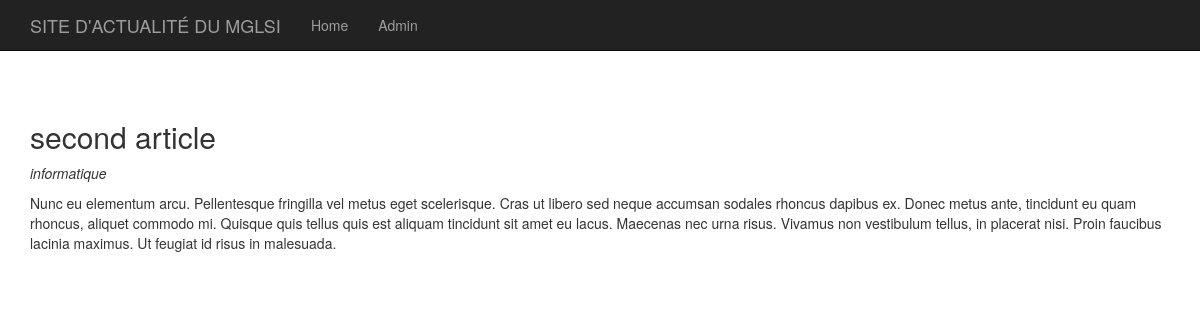
/index.php?p=posts.single&id=2, run on the app's committed database.
### tables this page shows
CREATE TABLE `articles` (
  `id` int(11) NOT NULL,
  `titre` varchar(255) DEFAULT NULL,
  `contenu` longtext,
  `date` datetime DEFAULT NULL,
  `category_id` int(11) DEFAULT NULL
);

CREATE TABLE `categories` (
  `id` int(11) NOT NULL,
  `titre` varchar(255) DEFAULT NULL
);

### core/Controller/Controller.php (called while the page is built, shortened)
<?php
    class Controller{
        protected $viewPath;
        protected function render($view, $variables = []){
            extract($variables);
            require($this->viewPath . str_replace('.', '/', $view) . '.php');
        }
    }
?>

### app/Controller/PostsController.php (called while the page is built, shortened)
<?php
    class PostsController extends AppController{
        public function single(){
            $article = $this->Post->findWitdhCategory($_GET['id']);
            $this->render('posts.single', compact('article'));
        }
    }
?>

### public/index.php (called while the page is built, shortened)
<?php
    if(isset($_GET['p'])){
        $page = $_GET['p'];
    }
    else{
        $page = 'posts.index';
    }
    $page = explode('.', $page);
    if($page[0] == 'admin'){
        $controller = '\App\Controller\Admin\\' . ucfirst($page[1]) . 'Controller';
        $action = $page[2];
    }
    else{
        $action = $page[1];
    }
    $controller = new $controller();
    $controller->$action();
?>

### core/Table/Table.php (called while the page is built, shortened)
<?php
    class Table{
        protected $db;
        public function __construct(Database $db){
            $this->db = $db;
        }
        public function query($statement, $attributes = null, $one = false){
            if($attributes){
                return $this->db->prepare(
                    $statement,
                    $attributes,
                    str_replace('Table', 'Entity', get_class($this)),
                    $one
                );
            }
             else{
                return $this->db->query(
                    $statement,
                    str_replace('Table', 'Entity', get_class($this)),
                     $one
                );
            }
        }
    }
?>

### core/Database/MysqlDatabase.php (called while the page is built, shortened)
<?php
    class MysqlDatabase extends Database{
        private $pdo;
        private function getPDO(){
            if($this->pdo === null){
                $pdo = new PDO('mysql:dbname=projet_mglsi1;host=localhost', 'root', '');
                $pdo->setAttribute(PDO::ATTR_ERRMODE, PDO::ERRMODE_EXCEPTION);
                $this->pdo = $pdo;
            }
            return $this->pdo;
        }
        public function prepare($statement, $attributes, $class_name = null, $one = false){
            $req = $this->getPDO()->prepare($statement);
            $res = $req->execute($attributes);
            if($class_name === null){
                $req->setFetchMode(PDO::FETCH_OBJ);
            }
            else{
                $req->setFetchMode(PDO::FETCH_CLASS, $class_name);
            }
            if($one){
                $datas = $req->fetch();
            }
            else{
                $datas = $req->fetchAll();
            }
            return $datas;
        }
    }
?>

### app/Table/PostTable.php (called while the page is built, shortened)
<?php
    class PostTable extends Table{
        public function findWitdhCategory($id){
            return $this->query("
                SELECT articles.id, articles.titre, articles.contenu, articles.date, categories.titre as categorie
                FROM articles
                LEFT JOIN categories ON category_id = categories.id
                WHERE articles.id = ?",
                [$id], true
            );
        }
    }
?>

### app/Autoloader.php (called while the page is built, shortened)
<?php
  class Autoloader{
      static function autoload($class){
          if (strpos($class, __NAMESPACE__ . '\\') === 0){
              $class = str_replace(__NAMESPACE__ . '\\', '', $class);
              $class = str_replace('\\', '/', $class);
          }
      }
  }

### core/Autoloader.php (called while the page is built, shortened)
<?php
  class Autoloader{
      static function autoload($class){
          if (strpos($class, __NAMESPACE__ . '\\') === 0){
              $class = str_replace(__NAMESPACE__ . '\\', '', $class);
              $class = str_replace('\\', '/', $class);
          }
      }
  }

### app/Views/posts/single.php (the view)
<h2><?= $article->titre; ?></h2>
<p><em><?= $article->categorie; ?></em></p>
<p><?= $article->contenu; ?></p>

### data on the page
articles: titre "second article", category.titre "informatique", contenu "Nunc eu elementum arcu. Pellentesque fringilla vel metus eget scelerisque. Cras ut libero sed neque accumsan sodales rhoncus dapibus ex. Donec metus ante, tincidunt eu quam rhoncus, aliquet commodo mi. Quisque quis tellus quis est aliquam tincidunt sit amet eu lacus. Maecenas nec urna risus. Vivamus non vestibulum tellus, in placerat nisi. Proin faucibus lacinia maximus. Ut feugiat id risus in malesuada."
